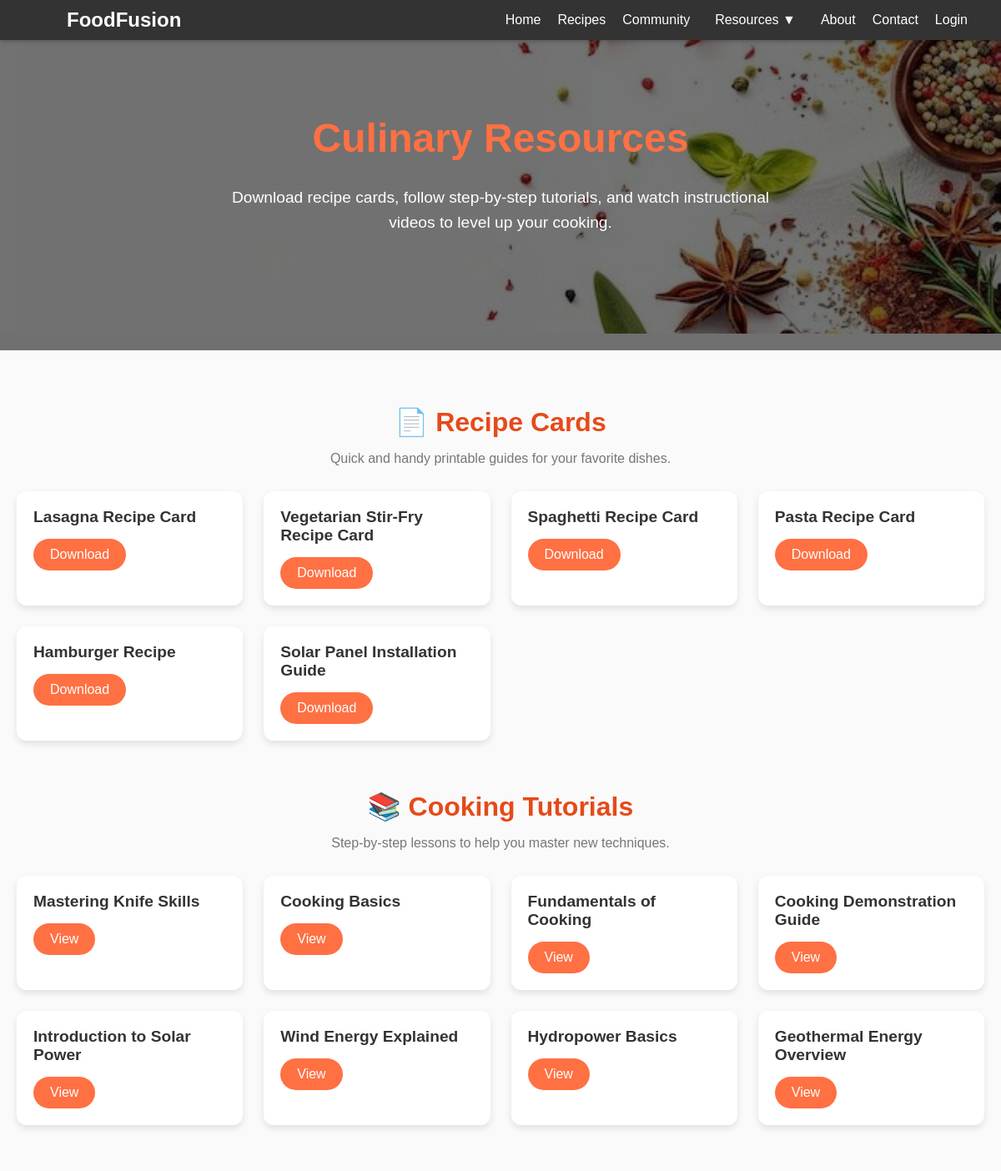
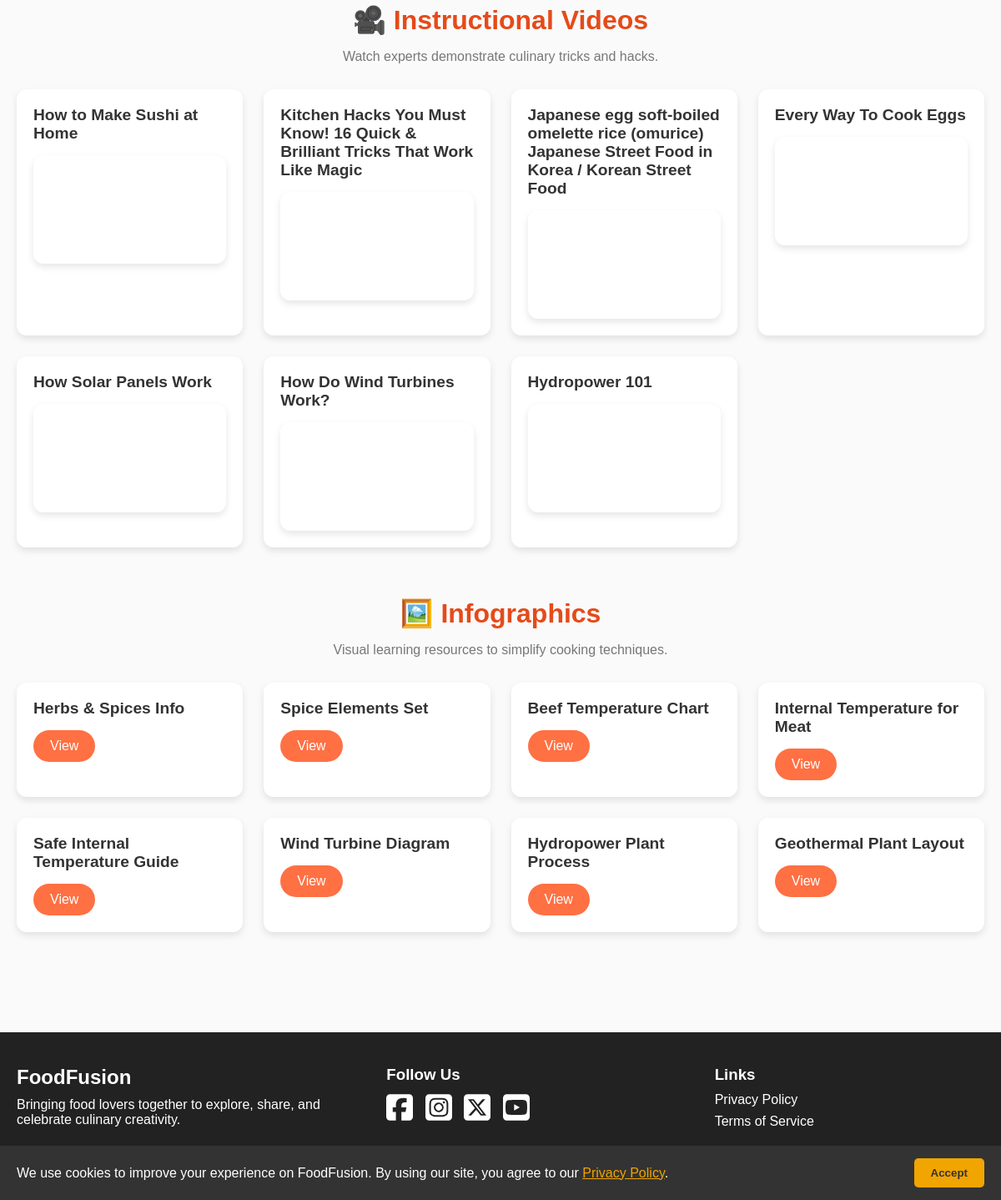
Page /culinary_resources.php on the committed database (2 pictures, top to bottom).
### tables this page shows
CREATE TABLE `resources` (
  `resource_id` int(11) NOT NULL,
  `title` varchar(100) NOT NULL,
  `resource_type` enum('RecipeCard','Tutorial','Video','Infographic') DEFAULT NULL,
  `file_url` varchar(255) NOT NULL,
  `uploaded_at` timestamp NOT NULL DEFAULT current_timestamp(),
  `category` enum('Culinary','Educational') DEFAULT 'Culinary'
);

### culinary_resources.php (the view, shortened to what this page needs)
<?php
include './includes/db_connect.php';
$sql = "SELECT * FROM resources ORDER BY uploaded_at DESC";
$result = $conn->query($sql);
$resources = [
    'RecipeCard' => [],
    'Tutorial' => [],
    'Video' => [],
    'Infographic' => []
];
if ($result && $result->num_rows > 0) {
    while ($row = $result->fetch_assoc()) {
        $resources[$row['resource_type']][] = $row;
    }
}
$recipeCards = $resources['RecipeCard'];
$tutorials   = $resources['Tutorial'];
$videos      = $resources['Video'];
$infographics = $resources['Infographic'];
?>
<!DOCTYPE html>
<html lang="en">
<head>
    <link rel="stylesheet" href="./assets/css/style.css">
    <link rel="stylesheet" href="./assets/css/culinary_resources.css">
</head>
<body class="resources-page">
    <?php include("./includes/header.php"); ?>
    <section class="resources-hero">
        <div class="overlay">
            <h1>Culinary Resources</h1>
            <p>Download recipe cards, follow step-by-step tutorials, and watch instructional videos to level up your cooking.</p>
        </div>
    </section>
    <main class="resources-main">
        <section class="resource-section">
            <h2>📄 Recipe Cards</h2>
            <p class="section-subtitle">Quick and handy printable guides for your favorite dishes.</p>
            <div class="card-grid">
                <?php if (!empty($recipeCards)): ?>
                    <?php foreach ($recipeCards as $card): ?>
                        <div class="resource-card">
                            <h3><?= htmlspecialchars($card['title']) ?></h3>
                            <a href="<?= htmlspecialchars($card['file_url']) ?>" download class="btn-download">Download</a>
                        </div>
                    <?php endforeach; ?>
                <?php else: ?>
                    <p>No recipe cards available yet.</p>
                <?php endif; ?>
            </div>
        </section>
        <section class="resource-section">
            <h2>📚 Cooking Tutorials</h2>
            <p class="section-subtitle">Step-by-step lessons to help you master new techniques.</p>
            <div class="card-grid">
                <?php if (!empty($tutorials)): ?>
                    <?php foreach ($tutorials as $tutorial): ?>
                        <div class="resource-card">
                            <h3><?= htmlspecialchars($tutorial['title']) ?></h3>
                            <a href="<?= htmlspecialchars($tutorial['file_url']) ?>" target="_blank" class="btn-download">View</a>
                        </div>
                    <?php endforeach; ?>
                <?php else: ?>
                    <p>No tutorials available yet.</p>
                <?php endif; ?>
            </div>
        </section>
        <section class="resource-section">
            <h2>🎥 Instructional Videos</h2>
            <p class="section-subtitle">Watch experts demonstrate culinary tricks and hacks.</p>
            <div class="card-grid">
                <?php if (!empty($videos)): ?>
                    <?php foreach ($videos as $video): ?>
                        <div class="resource-card video-card">
                            <h3><?= htmlspecialchars($video['title']) ?></h3>
                            <div class="video-wrapper">
                                <iframe src="<?= htmlspecialchars($video['file_url']) ?>" frameborder="0" allowfullscreen></iframe>
                            </div>
                        </div>
                    <?php endforeach; ?>
                <?php else: ?>
                    <p>No videos available yet.</p>
                <?php endif; ?>
            </div>
        </section>
        <section class="resource-section">
            <h2>🖼️ Infographics</h2>
            <p class="section-subtitle">Visual learning resources to simplify cooking techniques.</p>
            <div class="card-grid">
                <?php if (!empty($infographics)): ?>
                    <?php foreach ($infographics as $info): ?>
                        <div class="resource-card">
                            <h3><?= htmlspecialchars($info['title']) ?></h3>
                            <a href="<?= htmlspecialchars($info['file_url']) ?>" target="_blank" class="btn-download">View</a>
                        </div>
                    <?php endforeach; ?>
                <?php else: ?>
                    <p>No infographics available yet.</p>
                <?php endif; ?>
            </div>
        </section>
    </main>
    <?php include("./includes/footer.php"); ?>
    <?php include("./includes/cookie_consent.php"); ?>
</body>
</html>

### includes/header.php (shortened to what this page needs)
<header class="navbar">
  <div class="nav-container">
    <a href="index.php" class="logo">FoodFusion</a>
    <nav class="nav-links" id="nav-links">
      <a href="index.php">Home</a>
      <a href="recipes.php">Recipes</a>
      <a href="community.php">Community</a>
      <div class="dropdown">
        <a href="#" class="dropbtn">Resources ▼</a>
      </div>
      <a href="about.php">About</a>
      <a href="contact.php">Contact</a>
      <?php if (isset($_SESSION['user_id'])): ?>
        <a href="auth/logout.php" class="auth-link">Logout</a>
        <a href="profile.php">Profile</a>
      <?php else: ?>
        <a href="auth/login.php" class="auth-link">Login</a>
      <?php endif; ?>
    </nav>
  </div>
</header>

### includes/footer.php
<footer class="site-footer">
    <div class="footer-container">
        <div class="footer-brand">
            <h2>FoodFusion</h2>
            <p>Bringing food lovers together to explore, share, and celebrate culinary creativity.</p>
        </div>
        <div class="footer-social">
            <h3>Follow Us</h3>
            <a href="https://facebook.com" target="_blank" rel="noopener">
                <img src="./assets/icons/square-facebook.svg" alt="Facebook">
            </a>
            <a href="https://instagram.com" target="_blank" rel="noopener">
                <img src="./assets/icons/square-instagram.svg" alt="Instagram">
            </a>
            <a href="https://twitter.com" target="_blank" rel="noopener">
                <img src="./assets/icons/square-x-twitter.svg" alt="Twitter">
            </a>
            <a href="https://youtube.com" target="_blank" rel="noopener">
                <img src="./assets/icons/square-youtube.svg" alt="YouTube">
            </a>
        </div>
        <div class="footer-links">
            <h3>Links</h3>
            <a href="privacy.php">Privacy Policy</a>
            <a href="terms.php">Terms of Service</a>
        </div>
    </div>
    <div class="footer-bottom">
        <p>&copy; <?= date('Y') ?> FoodFusion. All Rights Reserved.</p>
    </div>
</footer>

### includes/cookie_consent.php
<div id="cookie-consent" class="cookie-consent">
    <p>
        We use cookies to improve your experience on FoodFusion. By using our site, you agree to our
        <a href="privacy.php">Privacy Policy</a>.
    </p>
    <button id="cookie-accept">Accept</button>
</div>

### assets/css/style.css (style rules this page uses)
body { font-family: Arial, sans-serif; background: #f8f8f8; margin: 0; padding: 0; }
h1, h2, h3 { color: #333; }
a { text-decoration: none; color: green; }
.navbar { position: fixed; background: #333; color: #fff; width: 100%; padding: 10px 20px; z-index: 1000; box-shadow: 0 2px 5px rgba(0, 0, 0, 0.2); }
.nav-container { display: flex; justify-content: space-between; align-items: center; margin: 0 auto; width: 90%; }
.logo { color: #fff; font-size: 1.5rem; text-decoration: none; font-weight: bold; }
.nav-links { display: flex; gap: 20px; }
.nav-links a { color: #fff; text-decoration: none; font-size: 1rem; }
.site-footer { background: #222; color: #fff; padding: 40px 20px 20px; font-family: Arial, sans-serif; }
.site-footer a { color: #fff; text-decoration: none; }
.site-footer h2, .site-footer h3, .site-footer p { color: #fff; margin: 0 0 10px 0; }
.footer-container { display: flex; flex-wrap: wrap; justify-content: space-between; gap: 20px; }
.footer-brand { flex: 1 1 250px; }
.footer-social { flex: 1 1 200px; }
.footer-social a img { width: 32px; margin-right: 10px; transition: transform 0.2s; }
.footer-links { flex: 1 1 150px; display: flex; flex-direction: column; }
.footer-links a { color: #fff; text-decoration: none; margin-bottom: 8px; }
.footer-bottom { text-align: center; margin-top: 20px; border-top: 1px solid #444; padding-top: 10px; font-size: 0.9rem; color: #fff; }
.footer-social img { filter: brightness(0) invert(1); margin-right: 10px; }
.dropdown { position: relative; display: inline-block; }
.dropbtn { cursor: pointer; text-decoration: none; padding: 10px; }
.cookie-consent { position: fixed; bottom: 0; left: 0; width: 100%; background-color: #333; color: #fff; display: flex; justify-content: space-between; align-items: center; padding: 15px 20px; z-index: 1000; font-family: Arial, sans-serif; flex-wrap: wrap; box-sizing: border-box; }
.cookie-consent p { margin: 0; flex: 1 1 60%; min-width: 200px; }
.cookie-consent a { color: #f0a500; text-decoration: underline; }
.cookie-consent button { background-color: #f0a500; color: #333; border: none; padding: 10px 20px; cursor: pointer; font-weight: bold; border-radius: 5px; flex-shrink: 0; margin-top: 10px; }
@media (min-width: 600px) { .cookie-consent button { margin-top: 0; } }

### assets/css/culinary_resources.css (style rules this page uses)
body.resources-page { margin: 0; font-family: Arial, sans-serif; background: #fafafa; color: #333; }
.resources-hero { position: relative; height: 50vh; background: url('../images/spices_bg.jpeg') no-repeat center center/cover; display: flex; align-items: center; justify-content: center; text-align: center; color: #fff; }
.resources-hero .overlay { background: rgba(0, 0, 0, 0.55); width: 100%; height: 100%; padding: 20px; display: flex; flex-direction: column; align-items: center; justify-content: center; }
.resources-hero h1 { font-size: 3rem; margin-bottom: 10px; color: #ff7043; }
.resources-hero p { font-size: 1.2rem; max-width: 700px; line-height: 1.6; }
.resources-main { padding: 60px 20px; max-width: 1200px; margin: auto; }
.resource-section { margin-bottom: 60px; text-align: center; }
.resource-section h2 { font-size: 2rem; margin-bottom: 10px; color: #e64a19; }
.section-subtitle { color: #777; margin-bottom: 30px; font-size: 1rem; }
.card-grid { display: grid; grid-template-columns: repeat(auto-fit, minmax(260px, 1fr)); gap: 25px; margin-top: 20px; }
.resource-card { background: #fff; border-radius: 12px; padding: 20px; box-shadow: 0 4px 8px rgba(0, 0, 0, 0.1); transition: transform 0.2s; text-align: left; }
.resource-card h3 { margin-top: 0; margin-bottom: 15px; font-size: 1.2rem; color: #333; }
.btn-download { display: inline-block; background: #ff7043; color: #fff; border: none; padding: 10px 20px; border-radius: 30px; text-decoration: none; transition: background 0.3s ease; }
.video-card .video-wrapper { position: relative; padding-bottom: 56.25%; height: 0; overflow: hidden; border-radius: 12px; box-shadow: 0 4px 8px rgba(0, 0, 0, 0.1); }
.video-card iframe { position: absolute; top: 0; left: 0; width: 100%; height: 100%; border: 0; }

### rows in the picture
resources: title "Lasagna Recipe Card"
resources: title "Vegetarian Stir-Fry Recipe Card"
resources: title "Spaghetti Recipe Card"
resources: title "Pasta Recipe Card"
resources: title "Hamburger Recipe"
resources: title "Solar Panel Installation Guide"
resources: title "Mastering Knife Skills"
resources: title "Cooking Basics"
resources: title "Fundamentals of Cooking"
resources: title "Cooking Demonstration Guide"
resources: title "Introduction to Solar Power"
resources: title "Wind Energy Explained"
resources: title "Hydropower Basics"
resources: title "Geothermal Energy Overview"
resources: title "How to Make Sushi at Home"
resources: title "Kitchen Hacks You Must Know! 16 Quick & Brilliant Tricks That Work Like Magic"
resources: title "Japanese egg soft-boiled omelette rice (omurice) Japanese Street Food in Korea / Korean Street Food"
resources: title "Every Way To Cook Eggs"
resources: title "How Solar Panels Work"
resources: title "How Do Wind Turbines Work?"
resources: title "Hydropower 101"
resources: title "Herbs & Spices Info"
resources: title "Spice Elements Set"
resources: title "Beef Temperature Chart"
resources: title "Internal Temperature for Meat"
resources: title "Safe Internal Temperature Guide"
resources: title "Wind Turbine Diagram"
resources: title "Hydropower Plant Process"
resources: title "Geothermal Plant Layout"
